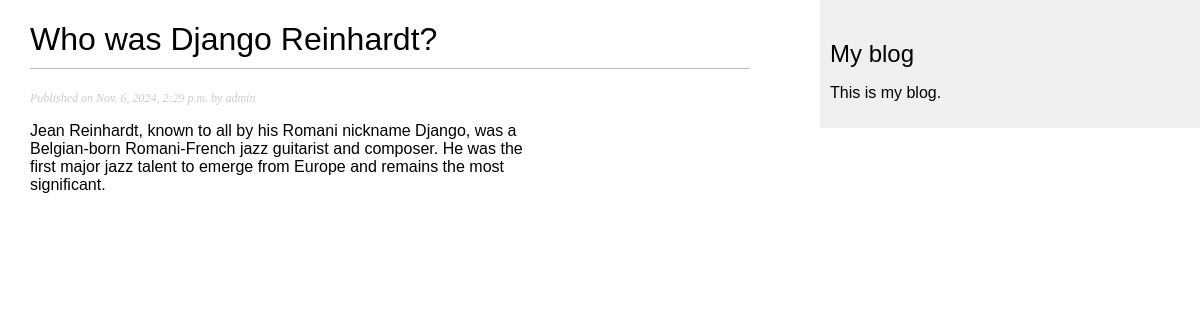
/blog/2024/11/6/who-was-django-reinhardt/, run on the app's committed database.
### blog/models.py (models this page shows, shortened)
class Post(models.Model):
    class Status(models.TextChoices):
        DRAFT = 'DF', 'Draft'
        PUBLISHED = 'PB', 'Published'
    title = models.CharField(max_length=250)
    slug = models.SlugField(
        max_length=250,
        unique_for_date='publish'
    )
    author = models.ForeignKey(
        settings.AUTH_USER_MODEL,
        on_delete=models.CASCADE,
        related_name='blog_posts'
    )
    body = models.TextField()
    publish = models.DateTimeField(default=timezone.now)
    created = models.DateTimeField(auto_now_add=True)
    updated = models.DateTimeField(auto_now=True)
    status = models.CharField(
        max_length=2,
        choices=Status,
        default=Status.DRAFT
    )
    objects = models.Manager() # The default manager.
    published = PublishedManager() # Our custom manager.
    class Meta:
        ordering = ['-publish']
        indexes = [
            models.Index(fields=['-publish']),
        ]

### blog/views.py (the view)
def post_detail(request, year, month, day, post):
    post = get_object_or_404(
        Post,
        status=Post.Status.PUBLISHED,
        slug=post,
        publish__year=year,
        publish__month=month,
        publish__day=day,
    )
    return render(
        request,
        'blog/post/detail.html',
        {'post': post},
    )

### blog/templates/blog/post/detail.html (shortened to what this page needs)
{% extends "blog/base.html" %}
{% block content %}
    <h1>{{ post.title }}</h1>
    <p class="date">
        Published on {{ post.publish }}
        by {{ post.author }}
    </p>
    {{ post.body|linebreaks }}
{% endblock content %}

### blog/static/css/blog.css (style rules this page uses)
body { margin:0; padding:0; font-family:helvetica, sans-serif; }
h1 { font-weight:normal; border-bottom:1px solid #bbb; padding:0 0 10px 0; }
p.date { color:#ccc; font-family: georgia, serif; font-size: 12px; font-style: italic; }

### data on the page
Post: title "Who was Django Reinhardt?", publish "Nov. 6, 2024, 2:29 p.m.", author "admin", body "Jean Reinhardt, known to all by his Romani nickname Django, was a Belgian-born Romani-French jazz guitarist and composer. He was the first major jazz talent to emerge from Europe and remains the most significant."
